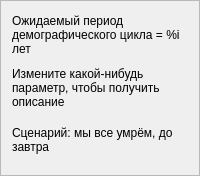
     <widget class="QFrame" name="text_frame">
      <property name="frameShape">
       <enum>QFrame::StyledPanel</enum>
      </property>
      <property name="frameShadow">
       <enum>QFrame::Sunken</enum>
      </property>
      <property name="lineWidth">
       <number>5</number>
      </property>
      <layout class="QVBoxLayout" name="verticalLayout_3">
       <item>
        <widget class="QLabel" name="period_label">
         <property name="text">
          <string>Ожидаемый период демографического цикла = %i лет</string>
         </property>
         <property name="textFormat">
          <enum>Qt::RichText</enum>
         </property>
         <property name="wordWrap">
          <bool>true</bool>
         </property>
         <property name="textInteractionFlags">
          <set>Qt::LinksAccessibleByMouse|Qt::TextSelectableByMouse</set>
         </property>
        </widget>
       </item>
       <item>
        <widget class="QLabel" name="param_label">
         <property name="text">
          <string>Измените какой-нибудь параметр, чтобы получить описание</string>
         </property>
         <property name="textFormat">
          <enum>Qt::RichText</enum>
         </property>
         <property name="wordWrap">
          <bool>true</bool>
         </property>
         <property name="textInteractionFlags">
          <set>Qt::LinksAccessibleByMouse|Qt::TextSelectableByMouse</set>
         </property>
        </widget>
       </item>
       <item>
        <widget class="QLabel" name="scenario_label">
         <property name="text">
          <string>Сценарий: мы все умрём, до завтра</string>
         </property>
         <property name="wordWrap">
          <bool>true</bool>
         </property>
         <property name="textInteractionFlags">
          <set>Qt::LinksAccessibleByMouse|Qt::TextSelectableByMouse</set>
         </property>
        </widget>
       </item>
      </layout>
     </widget>
